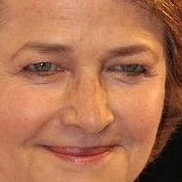
#> input picture 03_Train_FaceRecognition_with_ml/crop_data/female/female_4722.jpg, 182 x 182 px; its folder holds only this picture in this run
$ jupyter execute 02_data_preprocessing_EDA.ipynb   (shell and % lines are left out)
#> lines starting #> are read from the running program, lines starting #| are printed output that depends on the picture
### Exploratory Data Analysis¶
Distribution of Male and Female

Bar Chart

Pie Chart

What Distribution of size of all Images

Histogram

Box Plot

Split by “Gender”

Make the decision of width & height to resize using above chart.

Remove the few images that are having very less size

[cell 1]
import numpy as np
import pandas as pd

#visualization
import matplotlib.pyplot as plt
import seaborn as sns

#computer visison library
import cv2

#glob
from glob import glob

[cell 2]
#extract path of male and female in crop_data folder and put them in a list
fpath = glob('./crop_data/female/*.jpg')
mpath = glob('./crop_data/male/*.jpg')

[cell 3]
df_female = pd.DataFrame(fpath,columns=['filepath'])
df_female['gender'] = 'female'

df_male = pd.DataFrame(mpath,columns=['filepath'])
df_male['gender'] = 'male'

df = pd.concat((df_female,df_male),axis =0)

[cell 4]
df.tail()

[cell 5]
df.head()

[cell 6]
df.shape

[cell 7]
#it will take each image path
#then return width of the image
def get_size(path):
    img = cv2.imread(path)
#> img is the input picture: shape (182, 182, 3); mean B, G, R 82.8, 114, 176.5
    return img.shape[0]

[cell 8]
df['dimension'] = df['filepath'].apply(get_size)
#store dimensions of image in this columns

[cell 9]
df.head()

### Distribution of Male and Female

Bar Chart

Pie Chart

[cell 10]
dist_gender = df['gender'].value_counts()
dist_gender

[cell 11]
fig,ax= plt.subplots(nrows =1 , ncols = 2)
dist_gender.plot(kind='bar',ax = ax[0])
dist_gender.plot(kind='pie',ax =ax[1],autopct='%0.0f%%')
plt.show()
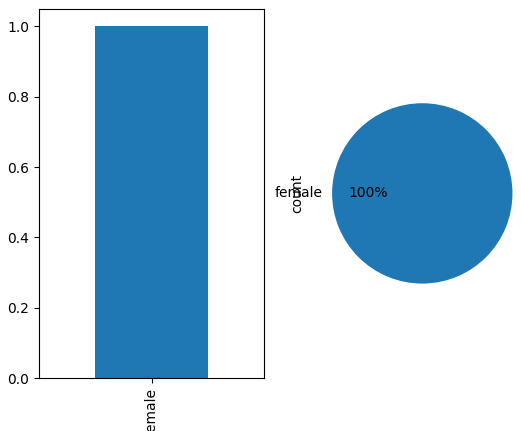
#> figure drawn by matplotlib, 2 panels

### What Distribution of size of all Images

Histogram

Box Plot

Split by “Gender”

[cell 12]
df['dimension']

[cell 13]
plt.figure(figsize=(12,6))
plt.subplot(2,1,1)
sns.histplot(df['dimension'])
plt.subplot(2,1,2)
sns.boxplot(df['dimension'])
plt.show()
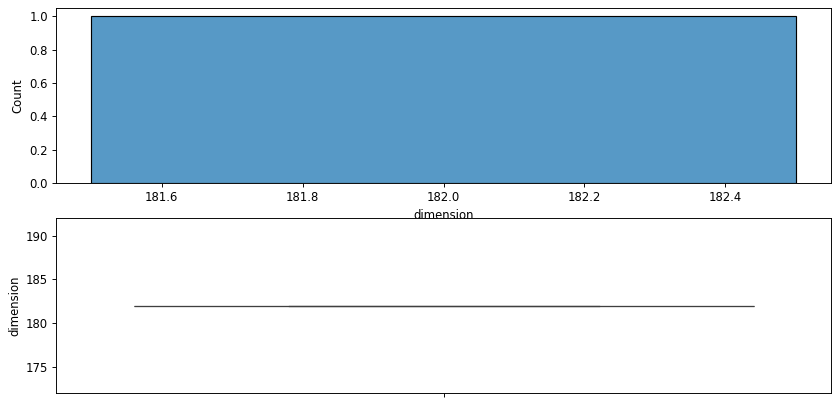
#> figure drawn by matplotlib, 2 panels

[cell 14]
sns.catplot(data = df, x = 'gender',y = 'dimension', kind='box')
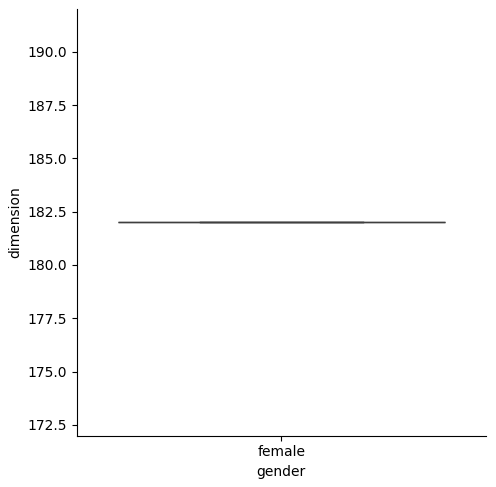
#> figure drawn by matplotlib, 1 panel

1. we have almost equal distribution of gender(numbers)
2. Most of the images are having dimension more than 60Female 3. most of the female images are HD compare to male images

Consider the image with dimensions more than 60
Resize all the the image into 100 x 100

[cell 15]
df_filter = df.query('dimension > 60')
df_filter.shape

[cell 16]
df_filter['gender'].value_counts(normalize=True)

### structure the image 100 x 100

[cell 17]
def structuring(path):
    try:

        # step - 1: read image
        img = cv2.imread(path) # BGR
        # step - 2: convert into grayscale
        gray = cv2.cvtColor(img,cv2.COLOR_BGR2GRAY)
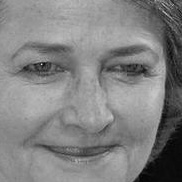
#> gray: shape (182, 182); min 1, max 224, mean 129.2
        # step -3: resize into 100 x 100 array

        size = gray.shape[0]
#> size = 182
        if size >= 100:
            # cv2.INTER_AREA (SHINK)
            gray_resize = cv2.resize(gray,(100,100),cv2.INTER_AREA)
        else:
            # cv2.INTER_CUBIC (ENLARGE)
            gray_resize = cv2.resize(gray,(100,100),cv2.INTER_CUBIC)

        # step -4: Flatten Image (1x10,000)
        flatten_image = gray_resize.flatten()
#> flatten_image = 10000 values, max 198 at index 5284, min 5 at index 9679, mean 129.1
        return flatten_image

    except:
        return None
